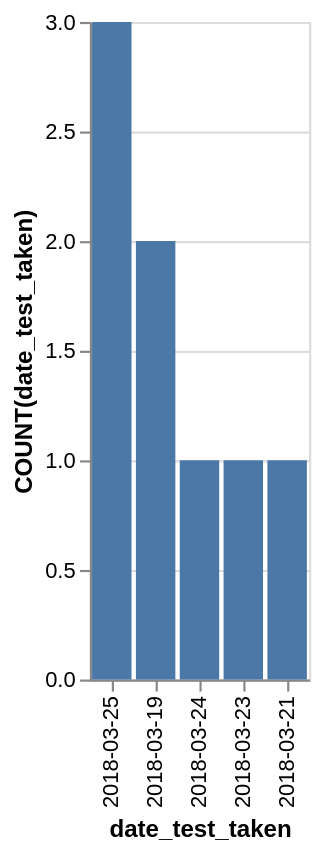

Vega-Lite specification stored for this chart:
### Vega-Lite specification from a JSON file in a GitHub repository (floating-point values rounded to 4 significant figures)
{"data": {"values": [{"x_data": "2018-03-25", "y_data": 3}, {"x_data": "2018-03-19", "y_data": 2}, {"x_data": "2018-03-24", "y_data": 1}, {"x_data": "2018-03-23", "y_data": 1}, {"x_data": "2018-03-21", "y_data": 1}]}, "mark": "bar", "encoding": {"x": {"field": "x_data", "type": "nominal", "title": "date_test_taken", "sort": {"op": "sum", "field": "y_data", "order": "descending"}}, "y": {"field": "y_data", "type": "quantitative", "title": "COUNT(date_test_taken)"}}}
